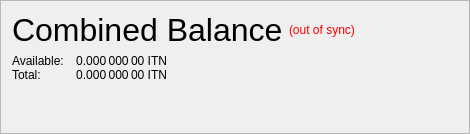
                   <widget class="QFrame" name="frame_CombinedBalances">
                    <property name="minimumSize">
                     <size>
                      <width>470</width>
                      <height>0</height>
                     </size>
                    </property>
                    <property name="frameShape">
                     <enum>QFrame::StyledPanel</enum>
                    </property>
                    <property name="frameShadow">
                     <enum>QFrame::Raised</enum>
                    </property>
                    <layout class="QVBoxLayout" name="verticalLayout_5">
                     <property name="spacing">
                      <number>6</number>
                     </property>
                     <property name="sizeConstraint">
                      <enum>QLayout::SetNoConstraint</enum>
                     </property>
                     <item>
                      <layout class="QHBoxLayout" name="horizontalLayout_5" stretch="0,0,0">
                       <item>
                        <widget class="QLabel" name="label_5z">
                         <property name="minimumSize">
                          <size>
                           <width>0</width>
                           <height>20</height>
                          </size>
                         </property>
                         <property name="font">
                          <font>
                           <pointsize>24</pointsize>
                           <weight>50</weight>
                           <bold>false</bold>
                          </font>
                         </property>
                         <property name="toolTip">
                          <string>Combined Balance (including unconfirmed and immature coins)</string>
                         </property>
                         <property name="text">
                          <string>Combined Balance</string>
                         </property>
                        </widget>
                       </item>
                       <item>
                        <widget class="QLabel" name="labelWalletStatus">
                         <property name="cursor">
                          <cursorShape>WhatsThisCursor</cursorShape>
                         </property>
                         <property name="toolTip">
                          <string>The displayed information may be out of date. Your wallet automatically synchronizes with the ITN network after a connection is established, but this process has not completed yet.</string>
                         </property>
                         <property name="styleSheet">
                          <string notr="true">QLabel { color: red; }</string>
                         </property>
                         <property name="text">
                          <string notr="true">(out of sync)</string>
                         </property>
                         <property name="alignment">
                          <set>Qt::AlignLeading|Qt::AlignLeft|Qt::AlignVCenter</set>
                         </property>
                        </widget>
                       </item>
                       <item>
                        <spacer name="horizontalSpacer_1">
                         <property name="orientation">
                          <enum>Qt::Horizontal</enum>
                         </property>
                         <property name="sizeHint" stdset="0">
                          <size>
                           <width>40</width>
                           <height>20</height>
                          </size>
                         </property>
                        </spacer>
                       </item>
                      </layout>
                     </item>
                     <item>
                      <layout class="QGridLayout" name="gridLayout_3">
                       <property name="horizontalSpacing">
                        <number>12</number>
                       </property>
                       <property name="verticalSpacing">
                        <number>0</number>
                       </property>
                       <item row="1" column="0">
                        <widget class="QLabel" name="labelBalanceTextz">
                         <property name="text">
                          <string>Available:</string>
                         </property>
                        </widget>
                       </item>
                       <item row="1" column="1">
                        <widget class="QLabel" name="labelBalancez">
                         <property name="font">
                          <font>
                           <weight>50</weight>
                           <bold>false</bold>
                          </font>
                         </property>
                         <property name="cursor">
                          <cursorShape>IBeamCursor</cursorShape>
                         </property>
                         <property name="toolTip">
                          <string>Your current spendable balance</string>
                         </property>
                         <property name="text">
                          <string notr="true">0.000 000 00 ITN</string>
                         </property>
                         <property name="alignment">
                          <set>Qt::AlignRight|Qt::AlignTrailing|Qt::AlignVCenter</set>
                         </property>
                         <property name="textInteractionFlags">
                          <set>Qt::LinksAccessibleByMouse|Qt::TextSelectableByKeyboard|Qt::TextSelectableByMouse</set>
                         </property>
                        </widget>
                       </item>
                       <item row="2" column="0">
                        <widget class="QLabel" name="labelTotalTextz">
                         <property name="text">
                          <string>Total:</string>
                         </property>
                        </widget>
                       </item>
                       <item row="2" column="1">
                        <widget class="QLabel" name="labelTotalz">
                         <property name="font">
                          <font>
                           <weight>50</weight>
                           <bold>false</bold>
                          </font>
                         </property>
                         <property name="cursor">
                          <cursorShape>IBeamCursor</cursorShape>
                         </property>
                         <property name="toolTip">
                          <string>Total Balance, including all unavailable coins.</string>
                         </property>
                         <property name="text">
                          <string notr="true">0.000 000 00 ITN</string>
                         </property>
                         <property name="alignment">
                          <set>Qt::AlignRight|Qt::AlignTrailing|Qt::AlignVCenter</set>
                         </property>
                         <property name="textInteractionFlags">
                          <set>Qt::LinksAccessibleByMouse|Qt::TextSelectableByKeyboard|Qt::TextSelectableByMouse</set>
                         </property>
                        </widget>
                       </item>
                       <item row="2" column="3">
                        <spacer name="horizontalSpacer_2">
                         <property name="orientation">
                          <enum>Qt::Horizontal</enum>
                         </property>
                         <property name="sizeHint" stdset="0">
                          <size>
                           <width>40</width>
                           <height>0</height>
                          </size>
                         </property>
                        </spacer>
                       </item>
                      </layout>
                     </item>
                     <item>
                      <spacer name="verticalSpacer_1">
                       <property name="orientation">
                        <enum>Qt::Vertical</enum>
                       </property>
                       <property name="sizeHint" stdset="0">
                        <size>
                         <width>20</width>
                         <height>40</height>
                        </size>
                       </property>
                      </spacer>
                     </item>
                    </layout>
                   </widget>
